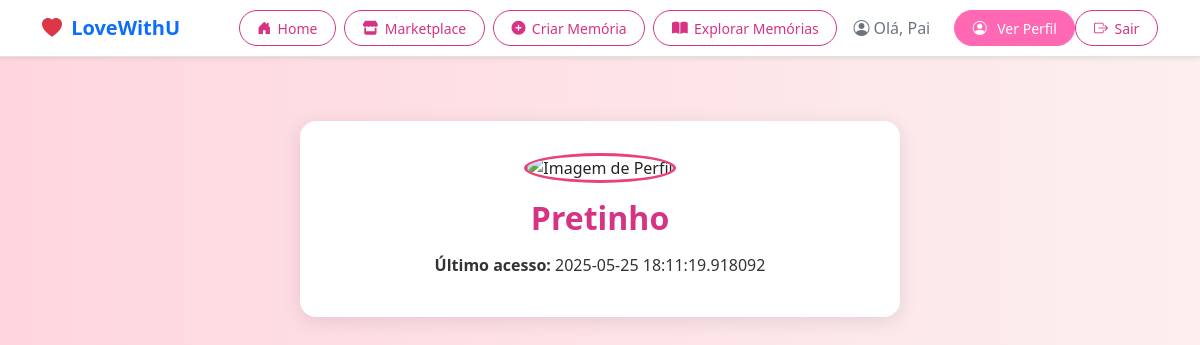
Page /perfil/Negro dela (signed in) on the committed database.
### app/models.py (models this page shows, shortened)
class User(UserMixin, db.Model):
    id: so.Mapped[int] = so.mapped_column(primary_key=True)
    name: so.Mapped[str] = so.mapped_column(sa.String(64))
    username: so.Mapped[str] = so.mapped_column(sa.String(64), unique=True, index=True)
    email: so.Mapped[str] = so.mapped_column(sa.String(120), unique=True, index=True)
    password_hash: so.Mapped[Optional[str]] = so.mapped_column(sa.String(256))
    profile_img: so.Mapped[Optional[str]] = so.mapped_column(sa.String(128))
    cidade_estado: so.Mapped[Optional[str]] = so.mapped_column(sa.String(100))
    tempo_juntos: so.Mapped[Optional[str]] = so.mapped_column(sa.String(100))
    aniversario: so.Mapped[Optional[datetime]] = so.mapped_column(sa.Date())
    about_me: so.Mapped[Optional[str]] = so.mapped_column(sa.String(140))
    last_seen: so.Mapped[Optional[datetime]] = so.mapped_column(default=lambda: datetime.now(timezone.utc))
    posts: so.Mapped[list['Post']] = so.relationship(back_populates='author', cascade='all, delete-orphan')

### app/routes.py (the view)
@app.route('/perfil/<username>')
@login_required
def user(username):
    user = db.first_or_404(db.select(User).where(User.username == username))
    posts = [
        {'author': user, 'body': 'Exemplo de post 1'},
        {'author': user, 'body': 'Exemplo de post 2'},
    ]
    return render_template('perfil.html', user=user, posts=posts)

### app/models.py (called while the page is built)
@login.user_loader
def load_user(user_id):
    return db.session.get(User, int(user_id))

### app/routes.py (called while the page is built)
@app.before_request
def before_request():
    if current_user.is_authenticated:
        current_user.last_seen = datetime.now(timezone.utc)
        db.session.commit()

### app/templates/perfil.html (shortened to what this page needs)
{% extends 'base.html' %}
{% block content %}
<div class="perfil-card">
    <img src="{{ url_for('static', filename='uploads/' + user.profile_img) if user.profile_img else url_for('static', filename='img/perfil_padrao.png') }}" alt="Imagem de Perfil" class="perfil-img">
    <h2>{{ user.name }}</h2>
    <div class="perfil-info">
        {% if user.last_seen %}<p><strong>Último acesso:</strong> {{ user.last_seen }}</p>{% endif %}
    </div>
</div>
{% endblock %}

### app/templates/base.html (shortened to what this page needs)
<!doctype html>
<html lang="pt-br">
<head>
  <link href="https://cdn.jsdelivr.net/npm/bootstrap@5.3.3/dist/css/bootstrap.min.css" rel="stylesheet">
  <link href="https://cdn.jsdelivr.net/npm/bootstrap-icons@1.10.5/font/bootstrap-icons.css" rel="stylesheet">
  <link rel="stylesheet" href="https://cdnjs.cloudflare.com/ajax/libs/font-awesome/6.0.0-beta3/css/all.min.css">
</head>
<body style="background-color: #fef6f9;">
  <nav class="navbar navbar-expand-lg navbar-light bg-white border-bottom shadow-sm">
    <div class="container">
      <a class="navbar-brand fw-bold text-primary" href="{{ url_for('index') }}">
        <i class="bi bi-heart-fill text-danger me-1"></i> LoveWithU
      </a>
      <div class="collapse navbar-collapse" id="navMenu">
        <ul class="navbar-nav ms-auto align-items-center">
          <li class="nav-item me-2">
            <a class="nav-btn nav-btn-outline {% if request.endpoint == 'home' %}active{% endif %}"
              href="{{ url_for('home') }}">
              <i class="bi bi-house-door-fill"></i> Home
            </a>
          </li>
          <li class="nav-item me-2">
            <a class="nav-btn nav-btn-outline {% if request.endpoint == 'marketplace' %}active{% endif %}"
              href="{{ url_for('marketplace') }}">
              <i class="fas fa-store"></i> Marketplace
            </a>
          </li>
          {% if current_user.is_authenticated %}
            <li class="nav-item me-2">
              <a class="nav-btn nav-btn-outline {% if request.endpoint == 'criar_memoria' %}active{% endif %}"
                href="{{ url_for('criar_memoria') }}">
                <i class="fas fa-plus-circle"></i> Criar Memória
              </a>
            </li>
            <li class="nav-item me-2">
              <a class="nav-btn nav-btn-outline {% if request.endpoint == 'explorar_memorias' %}active{% endif %}"
                href="{{ url_for('explorar_memorias') }}">
                <i class="fas fa-book-open"></i> Explorar Memórias
              </a>
            </li>
            <li class="nav-item me-3">
              <a class="nav-link text-secondary d-flex align-items-center" href="{{ url_for('index') }}">
                <i class="bi bi-person-circle me-1"></i> Olá, {{ current_user.name }}
              </a>
            </li>
            <li class="nav-item">
              <a class="nav-btn nav-btn-outline {% if request.endpoint == 'user' %}active{% endif %}"
                href="{{ url_for('user', username=current_user.username) }}">
                <i class="bi bi-person-circle me-1"></i> Ver Perfil
              </a>
            </li>
            <li class="nav-item">
              <a class="nav-btn nav-btn-outline {% if request.endpoint == 'logout' %}active{% endif %}"
                href="{{ url_for('logout') }}">
                <i class="bi bi-box-arrow-right"></i> Sair
              </a>
            </li>
          {% endif %}
        </ul>
      </div>
    </div>
  </nav>
  <div class="container">
    {% block content %}{% endblock %}
  </div>
</body>
</html>

### app/templates/base.html (style rules this page uses)
.nav-btn { border-radius: 50px; padding: 0.4rem 1.1rem; font-size: 0.875rem; text-decoration: none !important; transition: all 0.2s ease-in-out; display: inline-flex; align-items: center; gap: 0.4rem; }
.nav-btn-outline { color: #d63384; border: 1px solid #d63384; background-color: transparent; }
.nav-btn-outline.active { background-color: #ff69b4 !important; border-color: #ff69b4 !important; color: #ffffff !important; }

### app/templates/perfil.html (style rules this page uses)
body { background: linear-gradient(to right, #ffd6e0, #fcefee); }
.perfil-card { max-width: 600px; margin: 4rem auto; padding: 2rem; background: #fff; border-radius: 1rem; box-shadow: 0 4px 20px rgba(0,0,0,0.1); text-align: center; position: relative; }
.perfil-img { width: 120px; height: 120px; border-radius: 50%; object-fit: cover; border: 3px solid #ec407a; margin-bottom: 1rem; }
.perfil-card h2 { color: #d63384; font-weight: 700; margin-bottom: 1rem; }
.perfil-info p { font-size: 1rem; color: #333; margin: 0.5rem 0; }

### rows in the picture
User: name "Pai"
User: name "Pretinho", last_seen "2025-05-25 18:11:19.918092"
